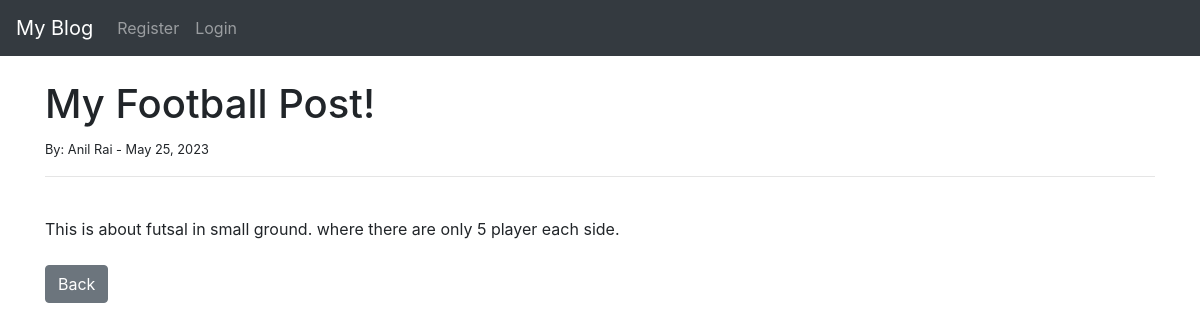
Page /article/12 on the committed database.
### theblog/models.py (models this page shows, shortened)
class Post(models.Model):
    title = models.CharField(max_length=255)
    title_tag = models.CharField(max_length=255)
    author = models.ForeignKey(User,on_delete=models.CASCADE)
    body = models.TextField()
    post_date = models.DateField(auto_now_add=True)
    catogery = models.CharField(max_length= 255, default ='coding')

### theblog/views.py (the view)
# urls.py: path('article/<int:pk>', ArticleDetailView.as_view(),name = 'article-detail'),
class ArticleDetailView(DetailView):
    model = Post
    template_name = 'article_detail.html'

### theblog/templates/article_detail.html (shortened to what this page needs)
{% extends 'base.html' %}
{% block content %}
<h1> {{ post.title }} </h1>
<small>By:
    {{ post.author.first_name }}
    {{ post.author.last_name }} -
    {{ post.post_date }}
</small> <br/>
<hr>
<br/>
{{ post.body|safe }}
<br/><br/>
<a href="{% url 'home' %}" class="btn btn-secondary">Back</a>
{% endblock %}

### rows in the picture
Post: title "My Football Post!", author.first_name "Anil", author.last_name "Rai", post_date "May 25, 2023", body "This is about futsal in small ground. where there are only 5 player each side."
